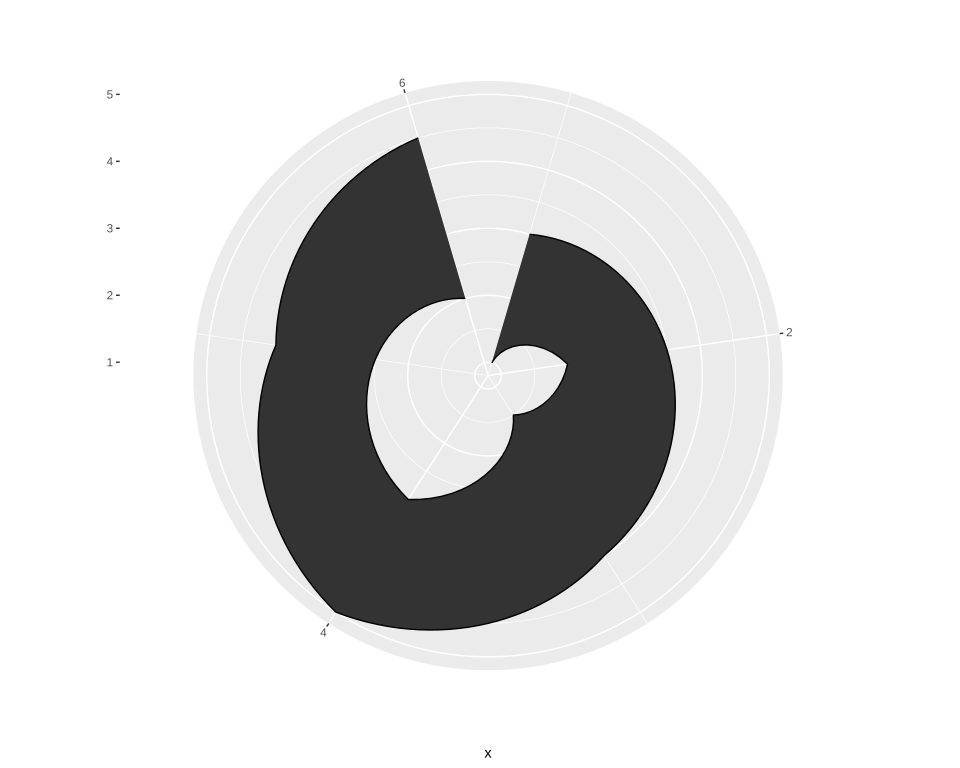

R code for this plot:
# The plot test/golden/ribbon_radial.svg draws, drawn by ggplot2 itself, as ggplot2's own visual tests
# draw their snapshots: the independent check on that golden whenever it changes. The suite never
# runs this; it needs R, ggplot2 and vdiffr, saved as the Docker image giggly-r:ggplot2-4.0.3. From
# the repository's root:
#
#   docker run --rm -v "$PWD/test/golden":/golden:ro giggly-r:ggplot2-4.0.3 \
#     Rscript /golden/ribbon_radial.R > ribbon_radial.ggplot2.svg
#
# and compare the two drawings element by element, as test/golden/point.R describes.
#
# A ribbon outlined black in radial coordinates: each edge is munched on its own into the arc of
# Archimedes' spiral between its points, and the polygon runs out along the upper and back along
# the lower.
# First checked with ggplot2 4.0.3 and vdiffr 1.0.9: every element matches, in order, with no
# departure, and every clip path but svglite's around the whole drawing, as in
# test/golden/radial.R.

library(ggplot2)
data <- data.frame(x = 1:6, lo = c(1, 2, 1.5, 3, 2.5, 2), hi = c(3, 3.5, 4, 5, 4, 4.5))
plot <- ggplot(data, aes(x, ymin = lo, ymax = hi)) + geom_ribbon(colour = "black") +
  coord_radial() + theme_gray()
file <- tempfile(fileext = ".svg")
vdiffr::write_svg(plot, file)
cat(readLines(file), sep = "\n")
